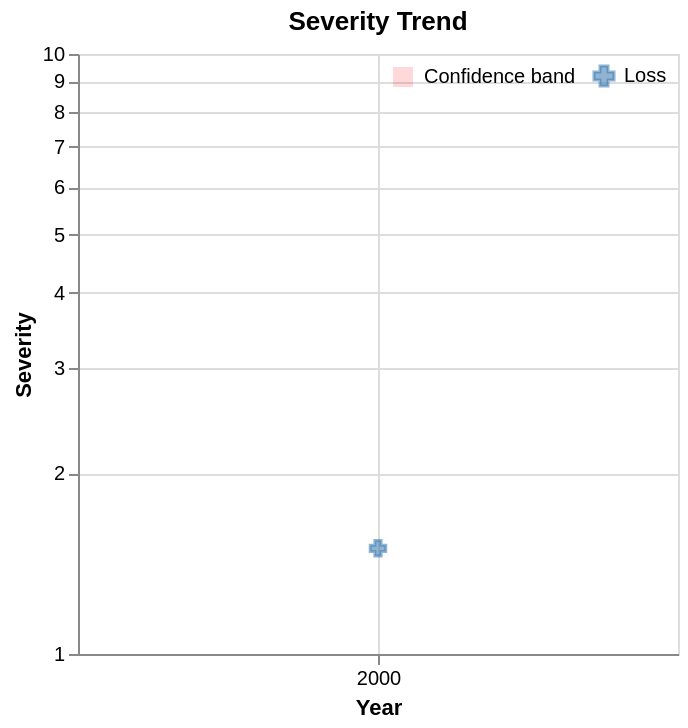

The specification (Vega-Lite) saved for this image:
### Vega-Lite specification from a JSON file in a GitHub repository (floating-point values rounded to 4 significant figures)
{"$schema": "https://vega.github.io/schema/vega-lite/v6.json", "description": "Severity trend: log(severity) ~ year, with confidence band", "width": "container", "height": "container", "title": "Severity Trend", "layer": [{"data": {"values": [{"year": 2000, "lower": 1.0, "upper": 2.0}]}, "transform": [{"calculate": "'Confidence band'", "as": "legend"}], "mark": {"type": "area", "opacity": 0.15}, "encoding": {"x": {"field": "year", "type": "quantitative", "title": "Year", "scale": {"zero": false}, "axis": {"format": "d"}}, "y": {"field": "lower", "type": "quantitative", "title": "Severity", "scale": {"type": "log"}}, "y2": {"field": "upper"}, "color": {"field": "legend", "type": "nominal", "scale": {"range": ["red"]}, "legend": {"symbolType": "square", "symbolOpacity": 0.15, "title": null}}}}, {"data": {"values": [{"year": 2000, "fit": 1.5}]}, "transform": [{"calculate": "'Fitted median'", "as": "legend"}], "mark": {"type": "line", "strokeWidth": 2.5, "tooltip": true}, "encoding": {"x": {"field": "year", "type": "quantitative"}, "y": {"field": "fit", "type": "quantitative", "scale": {"type": "log"}}, "stroke": {"field": "legend", "type": "nominal", "scale": {"range": ["red"]}, "legend": {"symbolType": "stroke", "symbolStrokeWidth": 2.5, "title": null}}}}, {"data": {"values": [{"year": 2000, "loss": 1.5}]}, "transform": [{"calculate": "'Loss'", "as": "obsLegend"}], "mark": {"type": "point", "shape": "cross", "size": 60, "strokeWidth": 1.5, "opacity": 0.6, "tooltip": true, "stroke": "steelblue"}, "encoding": {"x": {"field": "year", "type": "quantitative"}, "y": {"field": "loss", "type": "quantitative", "scale": {"type": "log"}}, "fill": {"field": "obsLegend", "type": "nominal", "scale": {"range": ["steelblue"]}, "legend": {"symbolType": "cross", "symbolStrokeColor": "steelblue", "title": null}}}}], "config": {"legend": {"orient": "top-right", "offset": 5}}}
